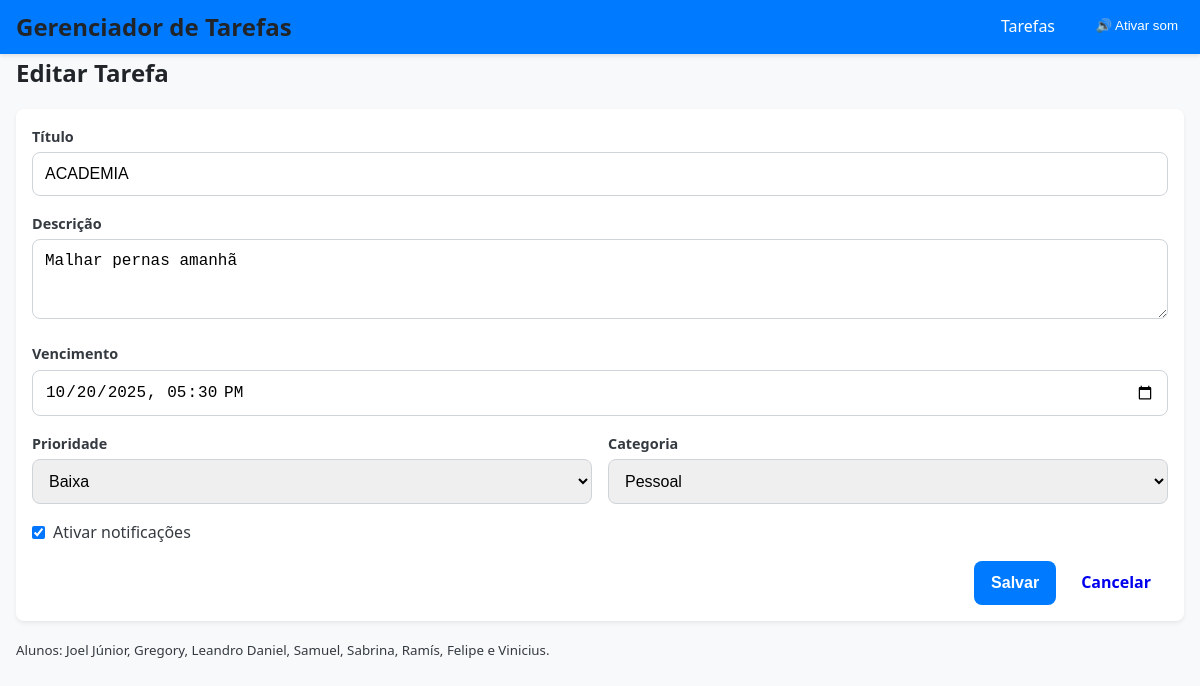
The app's page /edit_task/7 with its own data.
### tables this page shows
CREATE TABLE tasks(
        id INTEGER PRIMARY KEY AUTOINCREMENT,
        title TEXT NOT NULL,
        description TEXT,
        due TEXT, -- ISO datetime string or NULL
        priority TEXT CHECK(priority IN ('Baixa','Média','Alta')) DEFAULT 'Baixa',
        category_id INTEGER,
        notify INTEGER DEFAULT 1,
        notified INTEGER DEFAULT 0,
        FOREIGN KEY(category_id) REFERENCES categories(id)
    );

### app.py (the view, shortened to what this page needs)
@app.route('/edit_task/<int:task_id>', methods=['GET','POST'])
def edit_task(task_id):
    row = trabalho.db_execute("SELECT t.id,t.title,t.description,t.due,t.priority,c.title, t.notify, t.notified FROM tasks t LEFT JOIN categories c ON t.category_id = c.id WHERE t.id=?", (task_id,), fetch=True)
    if not row:
        flash('Tarefa não encontrada','error')
        return redirect(url_for('index'))
    existing = row[0]
    task = {
        'id': existing[0], 'title': existing[1], 'description': existing[2] or '',
        'due': existing[3] or '', 'priority': existing[4] or 'Baixa',
        'category': existing[5], 'notify': bool(existing[6])
    }
    cats = trabalho.get_categories()
    return render_template('form_task.html', task=task, categories=cats, priorities=trabalho.PRIORITIES)

### trabalho.py (called while the page is built)
def db_execute(query, params=(), fetch=False, many=False):
    conn = sqlite3.connect(DB)
    c = conn.cursor()
    if many:
        c.executemany(query, params)
    else:
        c.execute(query, params)
    if fetch:
        rows = c.fetchall()
        conn.close()
        return rows
    conn.commit()
    conn.close()

def get_categories():
    return db_execute("SELECT id, title, description FROM categories ORDER BY title", fetch=True)

### templates/form_task.html (shortened to what this page needs)
{% extends "base.html" %}
{% block content %}
<h2>{{ 'Editar Tarefa' if task else 'Nova Tarefa' }}</h2>
<form class="card task-form" method="post">
  <div class="form-group">
    <label for="title">Título</label>
    <input id="title" name="title" required value="{{ task.title if task else '' }}">
  </div>
  <div class="form-group">
    <label for="description">Descrição</label>
    <textarea id="description" name="description" rows="3">{{ task.description if task else '' }}</textarea>
  </div>
  <div class="form-group">
    <label for="due">Vencimento</label>
    <input id="due" name="due" type="datetime-local" placeholder="YYYY-MM-DDTHH:MM" value="{{ task.due if task else '' | replace(' ', 'T') }}">
  </div>
  <div class="form-row">
    <div class="form-group">
      <label for="priority">Prioridade</label>
      <select id="priority" name="priority">
        {% for p in priorities %}
        <option value="{{ p }}" {% if task and task.priority==p %}selected{% endif %}>{{ p }}</option>
        {% endfor %}
      </select>
    </div>
    <div class="form-group">
      <label for="category">Categoria</label>
      <select id="category" name="category">
        {% for c in categories %}
        <option value="{{ c[0] }}" {% if task and task.category==c[1] %}selected{% endif %}>{{ c[1] }}</option>
        {% endfor %}
      </select>
    </div>
  </div>
  <div class="form-group checkbox-group">
    <label>
        <input type="checkbox" name="notify" {% if task and task.notify %}checked{% elif not task %}checked{% endif %}> Ativar notificações
    </label>
  </div>
  <div class="form-actions">
    <button class="btn primary" type="submit">Salvar</button>
    <a class="btn" href="{{ url_for('index') }}">Cancelar</a>
  </div>
</form>
{% endblock %}

### static/style.css (style rules this page uses)
:root { --color-primary: #007bff; --color-primary-dark: #0056b3; --color-secondary: #6c757d; --color-success: #28a745; --color-danger: #dc3545; --color-warning: #ffc107; --background-color: #f8f9fa; --color-text: #343a40; --border-radius: 0.5rem; --spacing: 1rem; }
*, *::before, *::after { box-sizing: border-box; margin: 0; padding: 0; }
body { font-family: 'Segoe UI', Tahoma, Geneva, Verdana, sans-serif; background-color: #f8f9fa; color: var(--color-text); line-height: 1.6; }
h1, h2, h3 { margin-bottom: var(--spacing); color: #212529; }
.btn { display: inline-block; padding: 0.5rem 1rem; font-size: 1rem; font-weight: 600; text-align: center; cursor: pointer; border: 1px solid transparent; border-radius: var(--border-radius); text-decoration: none; transition: all 0.2s; }
.btn.primary { background-color: var(--color-primary); color: white; }
.card { background-color: white; padding: var(--spacing); border-radius: var(--border-radius); box-shadow: 0 0.125rem 0.25rem rgba(0,0,0,0.075); margin-bottom: var(--spacing); }
.card label { display: block; font-weight: 600; margin-bottom: 0.25rem; font-size: 0.9rem; }
.form-group { margin-bottom: var(--spacing); }
.form-group input, .form-group textarea, .form-group select { width: 100%; padding: 0.75rem; border: 1px solid #ced4da; border-radius: var(--border-radius); font-size: 1rem; transition: border-color 0.2s; }
.checkbox-group label { display: flex; align-items: center; font-weight: normal; font-size: 1rem; cursor: pointer; }
.checkbox-group input[type="checkbox"] { width: auto; margin-right: 0.5rem; }
.form-actions { display: flex; gap: 0.5rem; justify-content: flex-end; margin-top: var(--spacing); }
.form-row { display: flex; gap: var(--spacing); }
.form-row .form-group { flex: 1; }

### records on screen
tasks: title "ACADEMIA", description "Malhar pernas amanhã", due "10/20/2025 17:30", priority "Baixa", notify "☑"

### other values on screen
{{ 'Editar Tarefa' if task else 'Nova Tarefa' }} "Editar Tarefa"
form field category "Pessoal"
